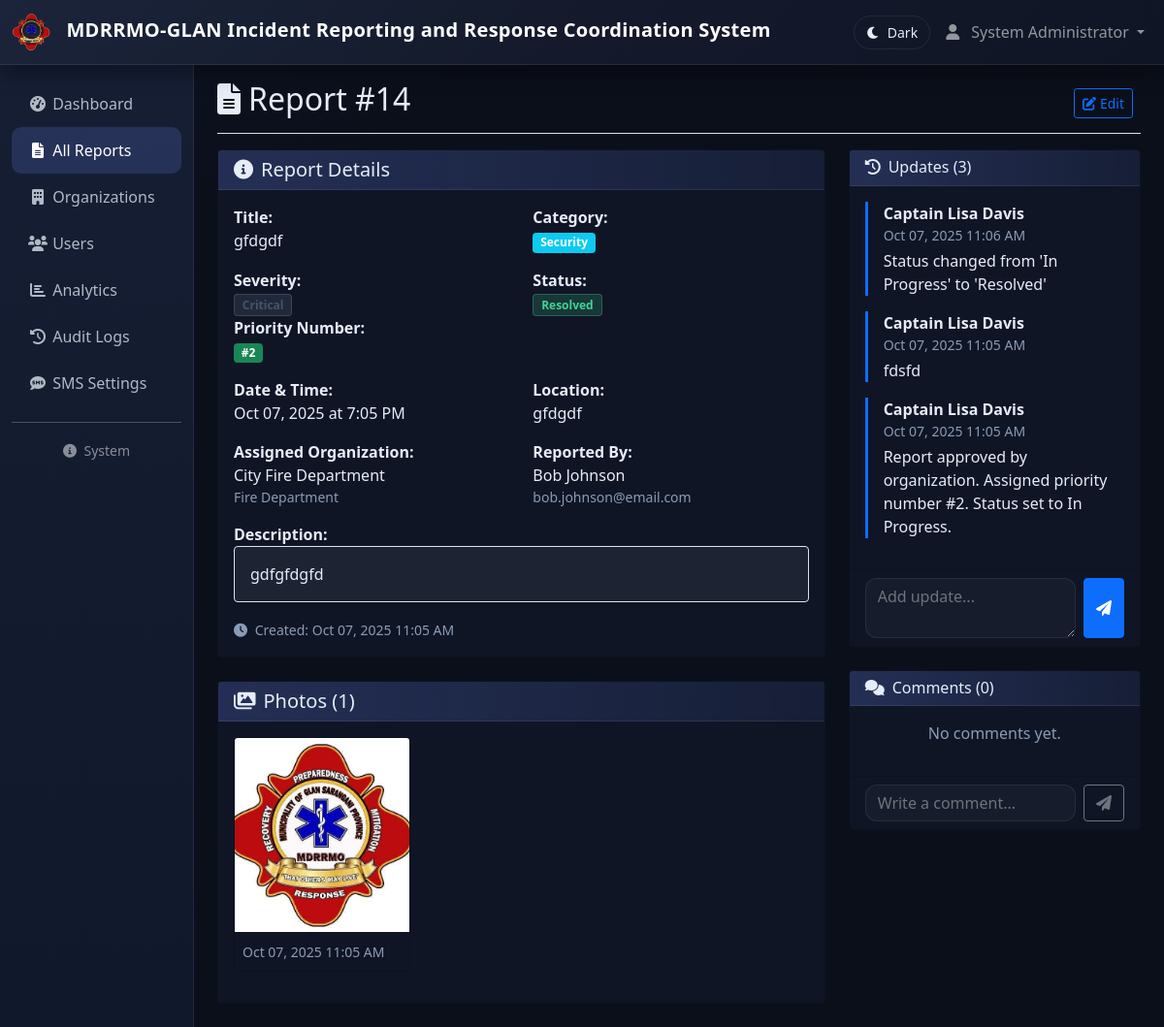
Screenshot of /reports/view.php?id=14 (signed in) with the database file from the repository.
### tables this page shows
CREATE TABLE IF NOT EXISTS `incident_reports` (
  `id` int NOT NULL AUTO_INCREMENT,
  `title` varchar(255) NOT NULL,
  `description` text NOT NULL,
  `incident_date` date NOT NULL,
  `incident_time` time NOT NULL,
  `location` varchar(255) NOT NULL,
  `severity_level` enum('Low','Medium','High','Critical') NOT NULL,
  `category` enum('Fire','Accident','Security','Medical','Emergency','Other') NOT NULL,
  `reported_by` int NOT NULL,
  `organization_id` int NOT NULL,
  `status` enum('Pending','In Progress','Resolved','Closed') DEFAULT 'Pending',
  `created_at` timestamp NULL DEFAULT CURRENT_TIMESTAMP,
  PRIMARY KEY (`id`),
  KEY `idx_incident_reports_organization` (`organization_id`),
  KEY `idx_incident_reports_reported_by` (`reported_by`),
  KEY `idx_incident_reports_status` (`status`),
  KEY `idx_incident_reports_date` (`incident_date`)
);

CREATE TABLE IF NOT EXISTS `report_queue` (
  `id` int NOT NULL AUTO_INCREMENT,
  `report_id` int NOT NULL,
  `organization_id` int NOT NULL,
  `status` enum('Waiting','Approved','Rejected') DEFAULT 'Waiting',
  `priority_number` int DEFAULT NULL,
  `created_at` timestamp NULL DEFAULT CURRENT_TIMESTAMP,
  `approved_at` timestamp NULL DEFAULT NULL,
  PRIMARY KEY (`id`),
  KEY `idx_report_queue_org` (`organization_id`),
  KEY `idx_report_queue_status` (`status`),
  KEY `idx_report_queue_report` (`report_id`)
);

CREATE TABLE IF NOT EXISTS `organizations` (
  `id` int NOT NULL AUTO_INCREMENT,
  `org_name` varchar(255) NOT NULL,
  `org_type` enum('Hospital','Police','Fire Department','Security','Emergency Services') NOT NULL,
  `contact_number` varchar(20) DEFAULT NULL,
  `address` text,
  `created_at` timestamp NULL DEFAULT CURRENT_TIMESTAMP,
  PRIMARY KEY (`id`)
);

CREATE TABLE IF NOT EXISTS `users` (
  `id` int NOT NULL AUTO_INCREMENT,
  `name` varchar(255) NOT NULL,
  `email` varchar(191) NOT NULL,
  `password` varchar(255) NOT NULL,
  `role` enum('Admin','Organization Account','Responder') NOT NULL,
  `organization_id` int DEFAULT NULL,
  `contact_number` varchar(20) DEFAULT NULL,
  `created_at` timestamp NULL DEFAULT CURRENT_TIMESTAMP,
  PRIMARY KEY (`id`),
  UNIQUE KEY `email` (`email`),
  KEY `organization_id` (`organization_id`),
  KEY `idx_contact_number` (`contact_number`)
);

CREATE TABLE IF NOT EXISTS `incident_photos` (
  `id` int NOT NULL AUTO_INCREMENT,
  `report_id` int NOT NULL,
  `file_path` varchar(500) NOT NULL,
  `uploaded_at` timestamp NULL DEFAULT CURRENT_TIMESTAMP,
  PRIMARY KEY (`id`),
  KEY `report_id` (`report_id`)
);

CREATE TABLE IF NOT EXISTS `incident_updates` (
  `id` int NOT NULL AUTO_INCREMENT,
  `report_id` int NOT NULL,
  `update_text` text NOT NULL,
  `updated_by` int NOT NULL,
  `created_at` timestamp NULL DEFAULT CURRENT_TIMESTAMP,
  PRIMARY KEY (`id`),
  KEY `report_id` (`report_id`),
  KEY `updated_by` (`updated_by`)
);

### config/config.php (called while the page is built, shortened)
<?php
function format_date($date) {
    return date('M d, Y', strtotime($date));
}
function format_datetime($datetime) {
    return date('M d, Y g:i A', strtotime($datetime));
}
function get_severity_badge_class($severity) {
    switch ($severity) {
        case 'Critical':
            return 'badge-dark';
    }
}
function get_status_badge_class($status) {
    switch ($status) {
        case 'Resolved':
            return 'badge-success';
    }
}
?>

### reports/view.php (the view, shortened to what this page needs)
<?php
require_once '../config/config.php';
$report_id = $_GET['id'] ?? 0;
$database = new Database();
$db = $database->getConnection();
$query = "SELECT ir.*, u.name as reporter_name, u.email as reporter_email, o.org_name, o.org_type, rq.priority_number
          FROM incident_reports ir
          LEFT JOIN users u ON ir.reported_by = u.id
          LEFT JOIN organizations o ON ir.organization_id = o.id
          LEFT JOIN report_queue rq ON rq.report_id = ir.id
          WHERE ir.id = ?";
$stmt = $db->prepare($query);
$stmt->execute([$report_id]);
$report = $stmt->fetch();
$query = "SELECT * FROM incident_photos WHERE report_id = ? ORDER BY uploaded_at";
$stmt = $db->prepare($query);
$stmt->execute([$report_id]);
$photos = $stmt->fetchAll();
$query = "SELECT iu.*, u.name as updated_by_name
          FROM incident_updates iu
          LEFT JOIN users u ON iu.updated_by = u.id
          WHERE iu.report_id = ?
          ORDER BY iu.created_at DESC";
$stmt = $db->prepare($query);
$stmt->execute([$report_id]);
$updates = $stmt->fetchAll();
$query = "SELECT ic.*, u.name as commented_by_name
          FROM incident_comments ic
          LEFT JOIN users u ON ic.commented_by = u.id
          WHERE ic.report_id = ?
          ORDER BY ic.created_at DESC";
$stmt = $db->prepare($query);
$stmt->execute([$report_id]);
$comments = $stmt->fetchAll();
include '../views/header.php';
?>
<div class="container-fluid">
    <div class="row">
        <?php include '../views/sidebar.php'; ?>
        <main class="col-md-9 ms-sm-auto col-lg-10 px-md-4 main-content">
            <div
                class="d-flex justify-content-between flex-wrap flex-md-nowrap align-items-center pt-3 pb-2 mb-3 border-bottom">
                <h1 class="h2">
                    <i class="fas fa-file-alt me-2"></i>Report #<?php echo $report['id']; ?>
                </h1>
                <div class="btn-toolbar mb-2 mb-md-0">
                    <div class="btn-group me-2">
                        <?php if ($_SESSION['user_role'] == 'Admin' ||
                                  ($_SESSION['user_role'] == 'Organization Account' && $report['organization_id'] == $_SESSION['organization_id'])): ?>
                        <a href="edit.php?id=<?php echo $report['id']; ?>" class="btn btn-sm btn-outline-primary">
                            <i class="fas fa-edit me-1"></i>Edit
                        </a>
                        <?php endif; ?>
                    </div>
                </div>
            </div>
            <div class="row">
                <div class="col-lg-8">
                    <div class="card mb-4">
                        <div class="card-header">
                            <h5 class="mb-0">
                                <i class="fas fa-info-circle me-2"></i>Report Details
                            </h5>
                        </div>
                        <div class="card-body">
                            <div class="row mb-3">
                                <div class="col-md-6">
                                    <strong>Title:</strong><br>
                                    <?php echo htmlspecialchars($report['title']); ?>
                                </div>
                                <div class="col-md-6">
                                    <strong>Category:</strong><br>
                                    <span class="badge bg-info"><?php echo $report['category']; ?></span>
                                </div>
                            </div>
                            <div class="row mb-3">
                                <div class="col-md-6">
                                    <strong>Severity:</strong><br>
                                    <span
                                        class="badge <?php echo get_severity_badge_class($report['severity_level']); ?>">
                                        <?php echo $report['severity_level']; ?>
                                    </span>
                                </div>
                                <div class="col-md-6">
                                    <strong>Status:</strong><br>
                                    <span class="badge <?php echo get_status_badge_class($report['status']); ?>">
                                        <?php echo $report['status']; ?>
                                    </span>
                                </div>
                                <?php if (!empty($report['priority_number'])): ?>
                                <div class="col-md-6">
                                    <strong>Priority Number:</strong><br>
                                    <span class="badge bg-success">#<?php echo (int)$report['priority_number']; ?></span>
                                </div>
                                <?php endif; ?>
                            </div>
                            <div class="row mb-3">
                                <div class="col-md-6">
                                    <strong>Date & Time:</strong><br>
                                    <?php echo format_date($report['incident_date']); ?> at
                                    <?php echo date('g:i A', strtotime($report['incident_time'])); ?>
                                </div>
                                <div class="col-md-6">
                                    <strong>Location:</strong><br>
                                    <?php echo htmlspecialchars($report['location']); ?>
                                </div>
                            </div>
                            <div class="row mb-3">
                                <div class="col-md-6">
                                    <strong>Assigned Organization:</strong><br>
                                    <?php echo htmlspecialchars($report['org_name']); ?>
                                    <small class="text-muted d-block"><?php echo $report['org_type']; ?></small>
                                </div>
                                <div class="col-md-6">
                                    <strong>Reported By:</strong><br>
                                    <?php echo htmlspecialchars($report['reporter_name']); ?>
                                    <small
                                        class="text-muted d-block"><?php echo htmlspecialchars($report['reporter_email']); ?></small>
                                </div>
                            </div>
                            <div class="mb-3">
                                <strong>Description:</strong><br>
                                <div class="border rounded p-3 bg-light">
                                    <?php echo nl2br(htmlspecialchars($report['description'])); ?>
                                </div>
                            </div>
                            <div class="text-muted">
                                <small>
                                    <i class="fas fa-clock me-1"></i>
                                    Created: <?php echo format_datetime($report['created_at']); ?>
                                </small>
                            </div>
                        </div>
                    </div>
                    <?php if (!empty($photos)): ?>
                    <div class="card mb-4">
                        <div class="card-header">
                            <h5 class="mb-0">
                                <i class="fas fa-images me-2"></i>Photos (<?php echo count($photos); ?>)
                            </h5>
                        </div>
                        <div class="card-body">
                            <div class="row">
                                <?php foreach ($photos as $photo): ?>
                                <div class="col-md-4 mb-3">
                                    <div class="card">
                                        <img src="<?php echo BASE_URL . $photo['file_path']; ?>" class="card-img-top"
                                            style="height: 200px; object-fit: cover;"
                                            onclick="openImageModal('<?php echo BASE_URL . $photo['file_path']; ?>')">
                                        <div class="card-body p-2">
                                            <small class="text-muted">
                                                <?php echo format_datetime($photo['uploaded_at']); ?>
                                            </small>
                                        </div>
                                    </div>
                                </div>
                                <?php endforeach; ?>
                            </div>
                        </div>
                    </div>
                    <?php endif; ?>
                </div>
                <div class="col-lg-4">
                    <div class="card mb-4">
                        <div class="card-header d-flex justify-content-between align-items-center">
                            <h6 class="mb-0">
                                <i class="fas fa-history me-2"></i>Updates (<?php echo count($updates); ?>)
                            </h6>
                        </div>
                        <div class="card-body" style="max-height: 400px; overflow-y: auto;">
                            <?php if (empty($updates)): ?>
                            <p class="text-muted text-center">No updates yet.</p>
                            <?php else: ?>
                            <?php foreach ($updates as $update): ?>
                            <div class="border-start border-primary border-3 ps-3 mb-3">
                                <div class="fw-bold"><?php echo htmlspecialchars($update['updated_by_name']); ?></div>
                                <div class="text-muted small"><?php echo format_datetime($update['created_at']); ?>
                                </div>
                                <div class="mt-1"><?php echo nl2br(htmlspecialchars($update['update_text'])); ?></div>
                            </div>
                            <?php endforeach; ?>
                            <?php endif; ?>
                        </div>
                        <?php if ($_SESSION['user_role'] == 'Admin' || ($_SESSION['user_role'] == 'Organization Account' && $report['organization_id'] == $_SESSION['organization_id'])): ?>
                        <div class="card-footer">
                            <form method="POST" class="d-flex gap-2">
                                <textarea class="form-control" name="update_text" placeholder="Add update..." rows="2"
                                    required></textarea>
                                <button class="btn btn-primary" type="submit"><i
                                        class="fas fa-paper-plane"></i></button>
                            </form>
                        </div>
                        <?php endif; ?>
                    </div>
                    <div class="card">
                        <div class="card-header d-flex justify-content-between align-items-center">
                            <h6 class="mb-0">
                                <i class="fas fa-comments me-2"></i>Comments (<?php echo count($comments); ?>)
                            </h6>
                        </div>
                        <div class="card-body" style="max-height: 400px; overflow-y: auto;">
                            <?php if (empty($comments)): ?>
                            <p class="text-muted text-center">No comments yet.</p>
                            <?php endif; ?>
                        </div>
                        <?php if ($_SESSION['user_role'] == 'Admin' || ($_SESSION['user_role'] == 'Organization Account' && $report['organization_id'] == $_SESSION['organization_id'])): ?>
                        <div class="card-footer">
                            <form method="POST" class="d-flex gap-2">
                                <input type="text" class="form-control" name="comment_text"
                                    placeholder="Write a comment..." required>
                                <button class="btn btn-outline-secondary" type="submit"><i
                                        class="fas fa-paper-plane"></i></button>
                            </form>
                        </div>
                        <?php endif; ?>
                    </div>
                </div>
            </div>
        </main>
    </div>
</div>
<?php include '../views/footer.php'; ?>

### rows the page displays
incident_reports: id "14", title "gfdgdf", category "Security", severity_level "Critical", status "Resolved", report_queue.priority_number "2", incident_date "Oct 07, 2025", incident_time "7:05 PM", location "gfdgdf", organization.org_name "City Fire Department", organization.org_type "Fire Department", users.name "Bob Johnson", users.email "bob.johnson@email.com", description "gdfgfdgfd", created_at "Oct 07, 2025 11:05 AM"
incident_photos: file_path (picture), uploaded_at "Oct 07, 2025 11:05 AM"
incident_updates: users.name "Captain Lisa Davis", created_at "Oct 07, 2025 11:06 AM", update_text "Status changed from 'In Progress' to 'Resolved'"
incident_updates: users.name "Captain Lisa Davis", created_at "Oct 07, 2025 11:05 AM", update_text "fdsfd"
incident_updates: users.name "Captain Lisa Davis", created_at "Oct 07, 2025 11:05 AM", update_text "Report approved by organization. Assigned priority number #2. Status set to In Progress."

### other values shown
APP_NAME "MDRRMO-GLAN Incident Reporting and Response Coordination System"
$_SESSION['user_name'] "System Administrator"
$_SESSION['organization_name'] ?: 'System' "System"
count($photos) "1"
count($updates) "3"
count($comments) "0"
